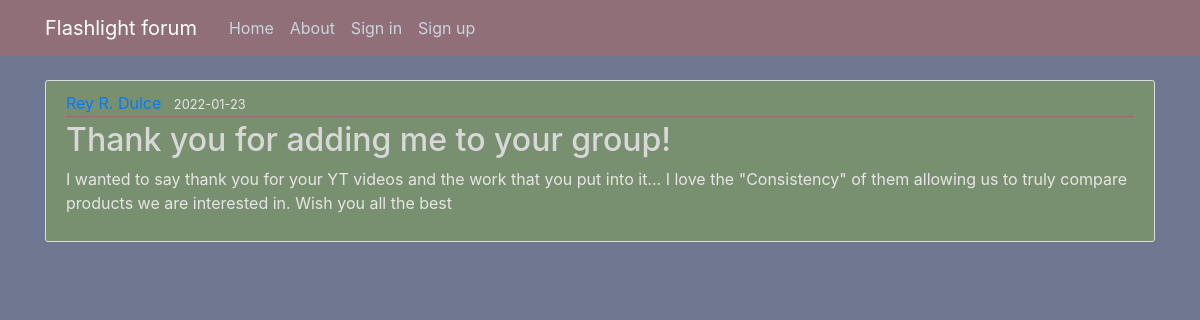
/post/1, run on the app's committed database.
### flashlight_forum/models.py (models this page shows, shortened)
class User(db.Model, UserMixin):
    id = db.Column(db.Integer, primary_key=True)
    username = db.Column(db.String(20), unique=True, nullable=False)
    email = db.Column(db.String(120), unique=True, nullable=False)
    password = db.Column(db.String(60), nullable=False)
    posts = db.relationship('Post', backref='author', lazy=True)

class Post(db.Model):
    id = db.Column(db.Integer, primary_key=True)
    title = db.Column(db.String(100), nullable=False)
    date_posted = db.Column(db.DateTime, nullable=False, default=datetime.utcnow)
    content = db.Column(db.Text, nullable=False)
    user_id = db.Column(db.Integer, db.ForeignKey('user.id'), nullable=False)

### flashlight_forum/routes.py (the view)
@app.route("/post/<int:post_id>")
def post(post_id):
    post = Post.query.get_or_404(post_id)
    return render_template('post.html', title=post.title, post=post)

### flashlight_forum/templates/post.html (shortened to what this page needs)
{% extends "layout.html" %}
{% block content %}
  <article class="media content-section">
    <div class="media-body">
      <div class="article-metadata">
        <a class="mr-2" href="#">{{ post.author.username }}</a>
        <small>{{ post.date_posted.strftime('%Y-%m-%d') }}</small>
      </div>
      <h2 class="article-title">{{ post.title }}</h2>
      <p class="article-content">{{ post.content }}</p>
    </div>
  </article>
{% endblock content %}

### flashlight_forum/static/main.css (style rules this page uses)
body { background: #6F7890; color: #e7e5e5; margin-top: 5rem; }
h1, h2, h3, h4, h5, h6 { color: #e7e5e5; }
.content-section { background: #78906F; padding: 10px 20px; border: 1px solid #dddddd; border-radius: 3px; margin-bottom: 20px; }
.article-title { color: #d8d8d8; }
.article-content { white-space: pre-line; }
.article-metadata { padding-bottom: 1px; margin-bottom: 4px; border-bottom: 1px solid #906F78 }

### data on the page
User: author.username "Rey R. Dulce"
Post: date_posted "2022-01-23", title "Thank you for adding me to your group!", content "I wanted to say thank you for your YT videos and the work that you put into it... I love the \"Consistency\" of them allowing us to truly compare products we are interested in. Wish you all the best"
